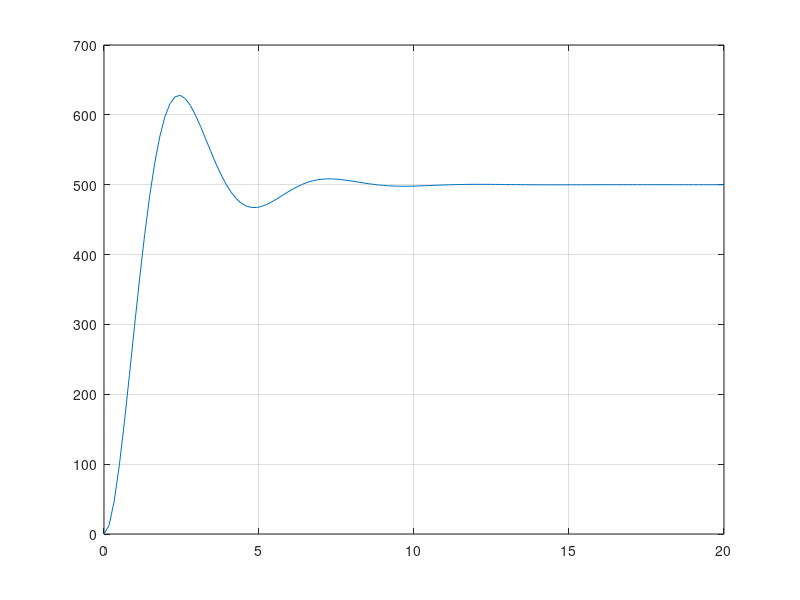

Write MATLAB code to recreate this figure. (Note: this script raises an error after producing the figure.)
% Nikhil Misra, Edward Liu, Shelley Wei, Cindy Ning
% ENGR 130 Module 6 Report
% Section B
% November 16th, 2023

clear;
clc;
close all;

% loading the external file
load('MEASURED_RPM.mat')

% graphing RPM vs time
plot(time, RPM)
grid on

% creating a straight line at y = 1000 to see if the graph ever reaches
% 1000 RPM
yline(1000)

% using the function to find the final RPM value, maximum overshoot
% percentage, rise time, and settling time of the wave
[steadyvalue, maximum, rising, settling] = getWaveformData(RPM, time);

%% LAB 2 P
clear;
clc;
close all;

% creating five plots that test five different values of P
figure(1)

subplot(5, 1, 1)
[trial_time1, trial_RPM1] = control_system('P', 1);
plot(trial_time1, trial_RPM1)
yline(1000)
[finalr1, maxover1, riset1, settlet1] = getWaveformData(trial_RPM1, trial_time1);
title('Graph for a P Value of 1')
xlabel('Time (s)')
ylabel('RPM')

subplot(5, 1, 2)
[trial_time2, trial_RPM2] = control_system('P', 55);
plot(trial_time2, trial_RPM2)
yline(1000)
[finalr2, maxover2, riset2, settlet2] = getWaveformData(trial_RPM2, trial_time2);
title('Graph for a P Value of 55')
xlabel('Time (s)')
ylabel('RPM')

subplot(5, 1, 3)
[trial_time3, trial_RPM3] = control_system('P', 70);
plot(trial_time3, trial_RPM3)
yline(1000)
[finalr3, maxover3, riset3, settlet3] = getWaveformData(trial_RPM3, trial_time3);
title('Graph for a P Value of 70')
xlabel('Time (s)')
ylabel('RPM')

subplot(5, 1, 4)
[trial_time4, trial_RPM4] = control_system('P', 90);
plot(trial_time4, trial_RPM4)
yline(1000)
[finalr4, maxover4, riset4, settlet4] = getWaveformData(trial_RPM4, trial_time4);
title('Graph for a P Value of 90')
xlabel('Time (s)')
ylabel('RPM')

subplot(5, 1, 5)
[trial_time5, trial_RPM5] = control_system('P', 100);
plot(trial_time5, trial_RPM5)
yline(1000)
[finalr5, maxover5, riset5, settlet5] = getWaveformData(trial_RPM5, trial_time5);
title('Graph for a P Value of 100')
xlabel('Time (s)')
ylabel('RPM')

%% LAB 2 PD
clear;
clc;
close all;

% creating five plots that test five different values of D while keeping P
% 100 because when P was 100, the final RPM was closest to the target value
figure(1)

subplot(5, 1, 1)
[trial_time1, trial_RPM1] = control_system('P', 100, 'D', 2);
plot(trial_time1, trial_RPM1)
yline(1000)
[finalr1, maxover1, riset1, settlet1] = getWaveformData(trial_RPM1, trial_time1);
title('Graph for a D Value of 2')
xlabel('Time (s)')
ylabel('RPM')

subplot(5, 1, 2)
[trial_time2, trial_RPM2] = control_system('P', 100, 'D', 14);
plot(trial_time2, trial_RPM2)
yline(1000)
[finalr2, maxover2, riset2, settlet2] = getWaveformData(trial_RPM2, trial_time2);
title('Graph for a D Value of 14')
xlabel('Time (s)')
ylabel('RPM')

subplot(5, 1, 3)
[trial_time3, trial_RPM3] = control_system('P', 100, 'D', 16);
plot(trial_time3, trial_RPM3)
yline(1000)
[finalr3, maxover3, riset3, settlet3] = getWaveformData(trial_RPM3, trial_time3);
title('Graph for a D Value of 16')
xlabel('Time (s)')
ylabel('RPM')

subplot(5, 1, 4)
[trial_time4, trial_RPM4] = control_system('P', 100, 'D', 18);
plot(trial_time4, trial_RPM4)
yline(1000)
[finalr4, maxover4, riset4, settlet4] = getWaveformData(trial_RPM4, trial_time4);
title('Graph for a D Value of 18')
xlabel('Time (s)')
ylabel('RPM')

subplot(5, 1, 5)
[trial_time5, trial_RPM5] = control_system('P', 100, 'D', 20);
plot(trial_time5, trial_RPM5)
yline(1000)
[finalr5, maxover5, riset5, settlet5] = getWaveformData(trial_RPM5, trial_time5);
title('Graph for a D Value of 20')
xlabel('Time (s)')
ylabel('RPM')

%% LAB 3 PID
clear;
clc;
close all;

% creating five plots that test five different values of I while keeping P
% 100 and D 20 because when D was 20, the maximum overshoot was smallest
figure(1)

subplot(5, 1, 1)
[trial_time1, trial_RPM1] = control_system('P', 100, 'I', 2, 'D', 20);
plot(trial_time1, trial_RPM1)
yline(1000)
[finalr1, maxover1, riset1, settlet1] = getWaveformData(trial_RPM1, trial_time1);
title('Graph for a I Value of 2')
xlabel('Time (s)')
ylabel('RPM')

subplot(5, 1, 2)
[trial_time2, trial_RPM2] = control_system('P', 100, 'I', 14, 'D', 20);
plot(trial_time2, trial_RPM2)
yline(1000)
[finalr2, maxover2, riset2, settlet2] = getWaveformData(trial_RPM2, trial_time2);
title('Graph for a I Value of 14')
xlabel('Time (s)')
ylabel('RPM')

subplot(5, 1, 3)
[trial_time3, trial_RPM3] = control_system('P', 100, 'I', 16, 'D', 20);
plot(trial_time3, trial_RPM3)
yline(1000)
[finalr3, maxover3, riset3, settlet3] = getWaveformData(trial_RPM3, trial_time3);
title('Graph for a I Value of 16')
xlabel('Time (s)')
ylabel('RPM')

subplot(5, 1, 4)
[trial_time4, trial_RPM4] = control_system('P', 100, 'I', 18, 'D', 20);
plot(trial_time4, trial_RPM4)
yline(1000)
[finalr4, maxover4, riset4, settlet4] = getWaveformData(trial_RPM4, trial_time4);
title('Graph for a I Value of 18')
xlabel('Time (s)')
ylabel('RPM')

% this graph has the best values of P, I, and D
subplot(5, 1, 5)
[trial_time5, trial_RPM5] = control_system('P', 100, 'I', 20, 'D', 20);
plot(trial_time5, trial_RPM5)
yline(1000)
[finalr5, maxover5, riset5, settlet5] = getWaveformData(trial_RPM5, trial_time5);
title('Graph for a I Value of 20')
xlabel('Time (s)')
ylabel('RPM')

%% Function
function [finalr, maxover, riset, settlet] = getWaveformData(r, t)
% Purpose: this function takes the RPM and time of a wave and finds the 
% final RPM value, maximum overshoot percentage, rise time, and settling 
% time of the wave
% Function call: getWaveformData(r, t)
% Input: r is the RPM values of the wave, and t is the corresponding time
% for the RPM values
% Output: finalr is the final RPM value, maxover is the maximum
% overshoot percentage, riset is the rise time, and settlet is the settling
% time of the wave
finalr = mean(r(end-10, end));
maxover = ((max(r) - finalr) / finalr) .* 100;
ten = 0.1 * finalr;
ninety = 0.9 * finalr;
index = t(r >= ten & r <= ninety);
riset = max(index) - min(index);
count = 1;
for idx = 1:length(r)
    if abs(finalr - r(idx))/finalr >= 0.05
        count = 0;
    else
        count = count + 1;
    end 
end
settleindex = length(r) - count;
settlet = t(settleindex);
fprintf('The final RPM is %.4f, the maximum overshoot is %.4f%%, the rise time is %.4f, and the settling time is %.4f.\n', finalr, maxover, riset, settlet)
end

function [new_time, new_RPM] = control_system(varargin)
%CONTROL_SYSTEM simulates either manual or PID control of a DC Motor
%
% Syntax:
%   [new_time, new_RPM] = control_system('P', Kp)
%   [new_time, new_RPM] = control_system('P', Kp, 'D', Kd)
%   [new_time, new_RPM] = control_system('P', Kp, 'I', Ki, 'D', Kd)
%
% Inputs:
%    'P' - Callout the fact that the next input is proportional gain value
%    Kp - The value of proportional gain
%    'I' - Callout the fact that the next input is integral gain value
%    Ki - The value of integral gain
%    'D' - Callout the fact that the next input is derivative gain value
%    Kd - The value of derivative gain
%
% Outputs:
%    new_time - The resulting x-axis of time values in a vector from simulation
%    new_RPM - The resulting y-axis values of simulated RPM control in a vector from simulation
%
% Example:
%   Simulate the Proportional Gain at 50
%   [t, y] = control_system('P', 50)
%   Simulate a PD Control with values of 20 and 5
%   [t, y] = control_system('P', 20, 'D', 5)

% April 2020; Last revision: 10-November-2020
%
%------------- BEGIN CODE --------------

Kp = 0;
Ki = 0;
Kd = 0;

switch nargin
    case 2
        switch varargin{1}
            case 'P'
                Kp = varargin{2};
            case 'I'
                Ki = varargin{2};
            case 'D'
                Kd = varargin{2};
            otherwise
                warning("This is not a valid character!")
        end
    case 4
        switch varargin{1}
            case 'P'
                Kp = varargin{2};
            case 'I'
                Ki = varargin{2};
            case 'D'
                Kd = varargin{2};
            otherwise
                warning("This is not a valid character!")
        end
        
        switch varargin{3}
            case 'P'
                Kp = varargin{4};
            case 'I'
                Ki = varargin{4};
            case 'D'
                Kd = varargin{4};
            otherwise
                warning("This is not a valid character!")
        end
        
        case 6
        switch varargin{1}
            case 'P'
                Kp = varargin{2};
            case 'I'
                Ki = varargin{2};
            case 'D'
                Kd = varargin{2};
            otherwise
                warning("This is not a valid character!")
        end
        
        switch varargin{3}
            case 'P'
                Kp = varargin{4};
            case 'I'
                Ki = varargin{4};
            case 'D'
                Kd = varargin{4};
            otherwise
                warning("This is not a valid character!")
        end
        
        switch varargin{5}
            case 'P'
                Kp = varargin{6};
            case 'I'
                Ki = varargin{6};
            case 'D'
                Kd = varargin{6};
            otherwise
                warning("This is not a valid character!")
        end
        
    otherwise
        warning("Invalid amounts of arguments! Check format of function.")
end

if Kp <= 100 && Kd <= 20 && Ki <= 20
    
    s = tf('s');
    P = 1/(1*s^2 + 1.125*s + 1);
    C = pid(Kp, Ki, Kd);
    T = feedback(P*C,1);
    
    [y, t] = step(T,20);
    new_time = t;
    new_RPM = y*1000;
else
    new_time = -1;
    new_RPM = -1;
    warning("The controller cannot use one of your values! It is too high!")
end

end